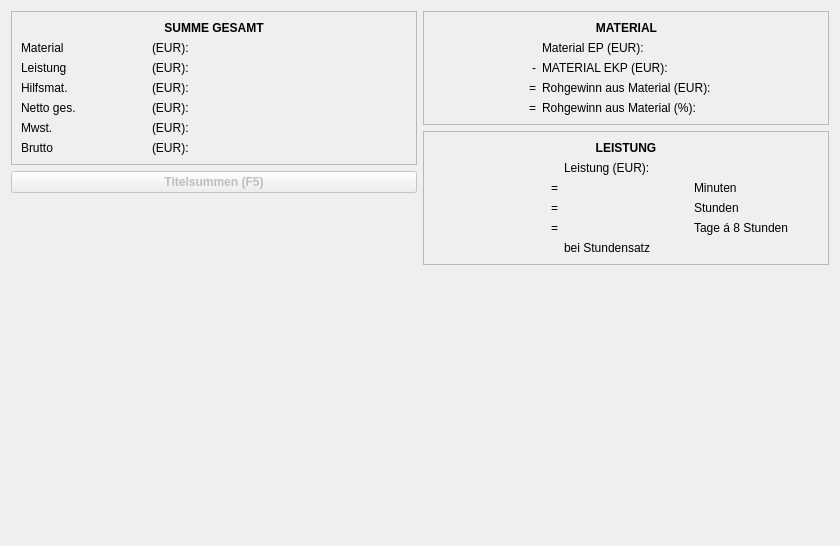
<?xml version="1.0" encoding="UTF-8"?>
<ui version="4.0">
 <class>summaryPage</class>
 <widget class="SummaryPage" name="summaryPage">
  <property name="geometry">
   <rect>
    <x>0</x>
    <y>0</y>
    <width>840</width>
    <height>546</height>
   </rect>
  </property>
  <property name="windowTitle">
   <string>Form</string>
  </property>
  <layout class="QHBoxLayout" name="horizontalLayout">
   <item>
    <layout class="QVBoxLayout" name="verticalLayout_3">
     <item>
      <widget class="QFrame" name="frame">
       <property name="frameShape">
        <enum>QFrame::StyledPanel</enum>
       </property>
       <property name="frameShadow">
        <enum>QFrame::Raised</enum>
       </property>
       <layout class="QVBoxLayout" name="verticalLayout">
        <item>
         <widget class="QLabel" name="label">
          <property name="maximumSize">
           <size>
            <width>16777215</width>
            <height>25</height>
           </size>
          </property>
          <property name="font">
           <font>
            <pointsize>9</pointsize>
            <weight>75</weight>
            <bold>true</bold>
           </font>
          </property>
          <property name="text">
           <string>SUMME GESAMT</string>
          </property>
          <property name="alignment">
           <set>Qt::AlignCenter</set>
          </property>
         </widget>
        </item>
        <item>
         <layout class="QGridLayout" name="gridLayout">
          <item row="1" column="2">
           <widget class="QLabel" name="labelService">
            <property name="text">
             <string/>
            </property>
           </widget>
          </item>
          <item row="1" column="0">
           <widget class="QLabel" name="label_3">
            <property name="text">
             <string>Leistung</string>
            </property>
           </widget>
          </item>
          <item row="2" column="0">
           <widget class="QLabel" name="label_4">
            <property name="text">
             <string>Hilfsmat.</string>
            </property>
           </widget>
          </item>
          <item row="2" column="2">
           <widget class="QLabel" name="labelHelper">
            <property name="text">
             <string/>
            </property>
           </widget>
          </item>
          <item row="4" column="0">
           <widget class="QLabel" name="label_9">
            <property name="text">
             <string>Mwst.</string>
            </property>
           </widget>
          </item>
          <item row="3" column="0">
           <widget class="QLabel" name="label_8">
            <property name="text">
             <string>Netto ges.</string>
            </property>
           </widget>
          </item>
          <item row="0" column="0">
           <widget class="QLabel" name="label_2">
            <property name="text">
             <string>Material</string>
            </property>
           </widget>
          </item>
          <item row="2" column="1">
           <widget class="QLabel" name="label_7">
            <property name="text">
             <string>(EUR):</string>
            </property>
           </widget>
          </item>
          <item row="0" column="1">
           <widget class="QLabel" name="label_5">
            <property name="text">
             <string>(EUR):</string>
            </property>
           </widget>
          </item>
          <item row="1" column="1">
           <widget class="QLabel" name="label_6">
            <property name="text">
             <string>(EUR):</string>
            </property>
           </widget>
          </item>
          <item row="0" column="2">
           <widget class="QLabel" name="labelMaterial">
            <property name="text">
             <string/>
            </property>
           </widget>
          </item>
          <item row="5" column="0">
           <widget class="QLabel" name="label_10">
            <property name="text">
             <string>Brutto</string>
            </property>
           </widget>
          </item>
          <item row="3" column="1">
           <widget class="QLabel" name="label_11">
            <property name="text">
             <string>(EUR):</string>
            </property>
           </widget>
          </item>
          <item row="4" column="1">
           <widget class="QLabel" name="label_12">
            <property name="text">
             <string>(EUR):</string>
            </property>
           </widget>
          </item>
          <item row="5" column="1">
           <widget class="QLabel" name="label_13">
            <property name="text">
             <string>(EUR):</string>
            </property>
           </widget>
          </item>
          <item row="3" column="2">
           <widget class="QLabel" name="labelNetto">
            <property name="text">
             <string/>
            </property>
           </widget>
          </item>
          <item row="4" column="2">
           <widget class="QLabel" name="labelMwst">
            <property name="text">
             <string/>
            </property>
           </widget>
          </item>
          <item row="5" column="2">
           <widget class="QLabel" name="labelBrutto">
            <property name="text">
             <string/>
            </property>
           </widget>
          </item>
         </layout>
        </item>
       </layout>
      </widget>
     </item>
     <item>
      <widget class="QPushButton" name="buttonGroups">
       <property name="enabled">
        <bool>false</bool>
       </property>
       <property name="font">
        <font>
         <pointsize>9</pointsize>
         <weight>75</weight>
         <bold>true</bold>
        </font>
       </property>
       <property name="text">
        <string>Titelsummen (F5)</string>
       </property>
      </widget>
     </item>
     <item>
      <spacer name="verticalSpacer">
       <property name="orientation">
        <enum>Qt::Vertical</enum>
       </property>
       <property name="sizeHint" stdset="0">
        <size>
         <width>20</width>
         <height>40</height>
        </size>
       </property>
      </spacer>
     </item>
    </layout>
   </item>
   <item>
    <layout class="QVBoxLayout" name="verticalLayout_2">
     <item>
      <widget class="QFrame" name="frame_2">
       <property name="frameShape">
        <enum>QFrame::StyledPanel</enum>
       </property>
       <property name="frameShadow">
        <enum>QFrame::Raised</enum>
       </property>
       <layout class="QGridLayout" name="gridLayout_2">
        <item row="5" column="2">
         <widget class="QLabel" name="labelProfitPerc">
          <property name="text">
           <string/>
          </property>
         </widget>
        </item>
        <item row="4" column="2">
         <widget class="QLabel" name="labelProfitTotal">
          <property name="text">
           <string/>
          </property>
         </widget>
        </item>
        <item row="3" column="2">
         <widget class="QLabel" name="labelMaterialEKP">
          <property name="text">
           <string/>
          </property>
         </widget>
        </item>
        <item row="4" column="0">
         <widget class="QLabel" name="label_21">
          <property name="text">
           <string>=</string>
          </property>
          <property name="alignment">
           <set>Qt::AlignRight|Qt::AlignTrailing|Qt::AlignVCenter</set>
          </property>
         </widget>
        </item>
        <item row="2" column="1">
         <widget class="QLabel" name="label_15">
          <property name="text">
           <string>Material EP (EUR):</string>
          </property>
         </widget>
        </item>
        <item row="3" column="1">
         <widget class="QLabel" name="label_17">
          <property name="text">
           <string>MATERIAL EKP (EUR):</string>
          </property>
         </widget>
        </item>
        <item row="5" column="0">
         <widget class="QLabel" name="label_18">
          <property name="text">
           <string>=</string>
          </property>
          <property name="alignment">
           <set>Qt::AlignRight|Qt::AlignTrailing|Qt::AlignVCenter</set>
          </property>
         </widget>
        </item>
        <item row="3" column="0">
         <widget class="QLabel" name="label_16">
          <property name="text">
           <string>-</string>
          </property>
          <property name="alignment">
           <set>Qt::AlignRight|Qt::AlignTrailing|Qt::AlignVCenter</set>
          </property>
         </widget>
        </item>
        <item row="5" column="1">
         <widget class="QLabel" name="label_14">
          <property name="text">
           <string>Rohgewinn aus Material (%):</string>
          </property>
         </widget>
        </item>
        <item row="2" column="2">
         <widget class="QLabel" name="labelMaterialEP">
          <property name="text">
           <string/>
          </property>
         </widget>
        </item>
        <item row="4" column="1">
         <widget class="QLabel" name="label_20">
          <property name="text">
           <string>Rohgewinn aus Material (EUR):</string>
          </property>
         </widget>
        </item>
        <item row="1" column="1">
         <widget class="QLabel" name="label_19">
          <property name="font">
           <font>
            <pointsize>9</pointsize>
            <weight>75</weight>
            <bold>true</bold>
           </font>
          </property>
          <property name="text">
           <string>MATERIAL</string>
          </property>
          <property name="alignment">
           <set>Qt::AlignCenter</set>
          </property>
         </widget>
        </item>
       </layout>
      </widget>
     </item>
     <item>
      <widget class="QFrame" name="frame_3">
       <property name="frameShape">
        <enum>QFrame::StyledPanel</enum>
       </property>
       <property name="frameShadow">
        <enum>QFrame::Raised</enum>
       </property>
       <layout class="QGridLayout" name="gridLayout_3">
        <item row="1" column="2">
         <widget class="QLabel" name="labelServiceTotal">
          <property name="text">
           <string/>
          </property>
         </widget>
        </item>
        <item row="1" column="1">
         <widget class="QLabel" name="label_22">
          <property name="text">
           <string>Leistung (EUR):</string>
          </property>
         </widget>
        </item>
        <item row="2" column="0">
         <widget class="QLabel" name="label_23">
          <property name="text">
           <string>=</string>
          </property>
          <property name="alignment">
           <set>Qt::AlignRight|Qt::AlignTrailing|Qt::AlignVCenter</set>
          </property>
         </widget>
        </item>
        <item row="3" column="0">
         <widget class="QLabel" name="label_24">
          <property name="text">
           <string>=</string>
          </property>
          <property name="alignment">
           <set>Qt::AlignRight|Qt::AlignTrailing|Qt::AlignVCenter</set>
          </property>
         </widget>
        </item>
        <item row="2" column="1">
         <widget class="QLabel" name="labelServiceMinutes">
          <property name="text">
           <string/>
          </property>
         </widget>
        </item>
        <item row="2" column="2">
         <widget class="QLabel" name="label_26">
          <property name="text">
           <string>Minuten</string>
          </property>
         </widget>
        </item>
        <item row="3" column="2">
         <widget class="QLabel" name="label_27">
          <property name="text">
           <string>Stunden</string>
          </property>
         </widget>
        </item>
        <item row="4" column="1">
         <widget class="QLabel" name="labelServiceDays">
          <property name="text">
           <string/>
          </property>
         </widget>
        </item>
        <item row="4" column="2">
         <widget class="QLabel" name="label_28">
          <property name="text">
           <string>Tage á 8 Stunden</string>
          </property>
         </widget>
        </item>
        <item row="5" column="2">
         <widget class="QLabel" name="labelHourlyRate">
          <property name="text">
           <string/>
          </property>
         </widget>
        </item>
        <item row="5" column="1">
         <widget class="QLabel" name="label_30">
          <property name="text">
           <string>bei Stundensatz</string>
          </property>
         </widget>
        </item>
        <item row="4" column="0">
         <widget class="QLabel" name="label_25">
          <property name="text">
           <string>=</string>
          </property>
          <property name="alignment">
           <set>Qt::AlignRight|Qt::AlignTrailing|Qt::AlignVCenter</set>
          </property>
         </widget>
        </item>
        <item row="3" column="1">
         <widget class="QLabel" name="labelServiceHours">
          <property name="text">
           <string/>
          </property>
         </widget>
        </item>
        <item row="0" column="1">
         <widget class="QLabel" name="label_29">
          <property name="font">
           <font>
            <pointsize>9</pointsize>
            <weight>75</weight>
            <bold>true</bold>
           </font>
          </property>
          <property name="text">
           <string>LEISTUNG</string>
          </property>
          <property name="alignment">
           <set>Qt::AlignCenter</set>
          </property>
         </widget>
        </item>
       </layout>
      </widget>
     </item>
     <item>
      <spacer name="verticalSpacer_2">
       <property name="orientation">
        <enum>Qt::Vertical</enum>
       </property>
       <property name="sizeHint" stdset="0">
        <size>
         <width>20</width>
         <height>40</height>
        </size>
       </property>
      </spacer>
     </item>
    </layout>
   </item>
  </layout>
 </widget>
 <customwidgets>
  <customwidget>
   <class>SummaryPage</class>
   <extends>QWidget</extends>
   <header>pages/summary_page.h</header>
   <container>1</container>
  </customwidget>
 </customwidgets>
 <resources/>
 <connections/>
</ui>
